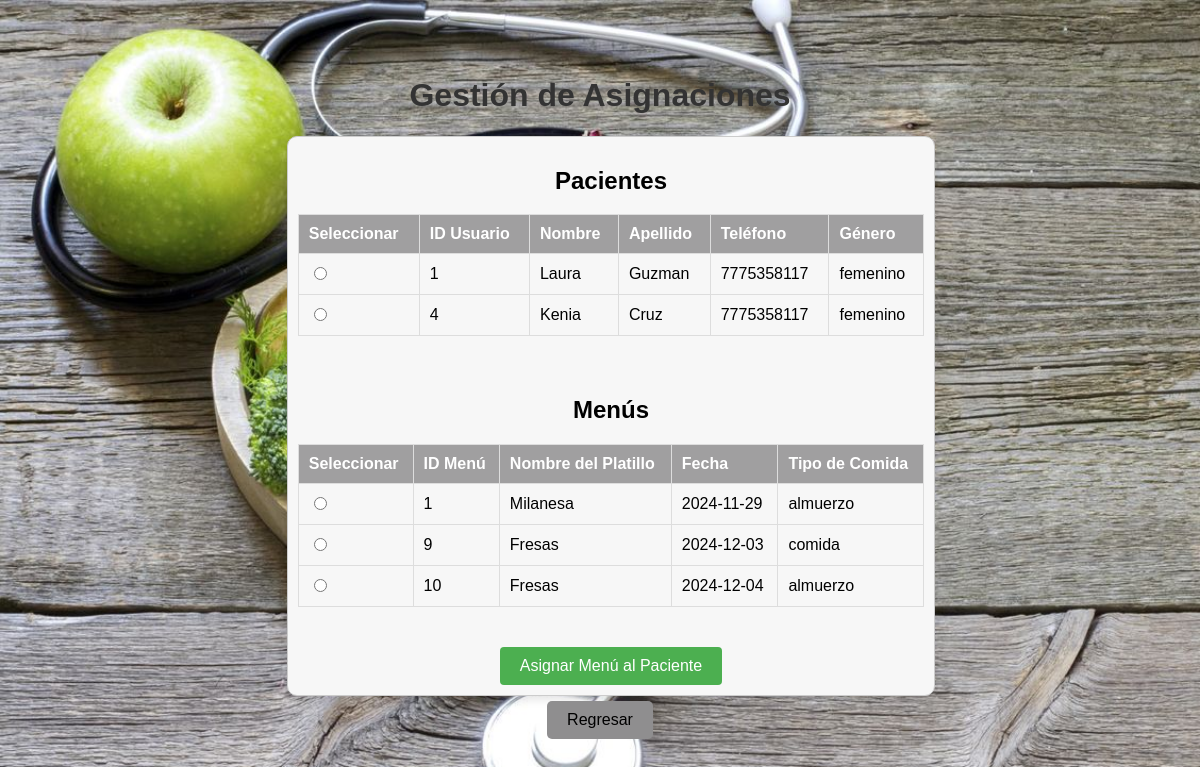
/AsignacionMenuPaci.php (signed in), run on the app's committed database.
### tables this page shows
CREATE TABLE `pacientes` (
  `id_pac` int NOT NULL AUTO_INCREMENT COMMENT 'Identificador de la tabla Pacientes',
  `Usuarios_idUsuarios` int NOT NULL COMMENT 'ID del usuario asociado',
  PRIMARY KEY (`id_pac`),
  KEY `Usuarios_idUsuarios` (`Usuarios_idUsuarios`),
  CONSTRAINT `pacientes_ibfk_1` FOREIGN KEY (`Usuarios_idUsuarios`) REFERENCES `usuarios` (`idUsuarios`)
);

CREATE TABLE `usuarios` (
  `idUsuarios` int NOT NULL AUTO_INCREMENT COMMENT 'Identificador de la tabla Usuarios',
  `nombre` varchar(25) NOT NULL COMMENT 'Nombre del usuario',
  `apellido` varchar(25) NOT NULL COMMENT 'Apellido del usuario',
  `fecha_nacimiento` date NOT NULL COMMENT 'Fecha de nacimiento del usuario',
  `telefono` varchar(10) NOT NULL COMMENT 'Teléfono del usuario',
  `usuario` varchar(25) NOT NULL COMMENT 'Nombre de usuario',
  `contrasena` varchar(65) NOT NULL COMMENT 'Contraseña del usuario',
  `genero` varchar(15) NOT NULL COMMENT 'Género del usuario',
  `tipo` varchar(15) NOT NULL COMMENT 'Tipo del usuario',
  `fecha_registro` date DEFAULT NULL,
  PRIMARY KEY (`idUsuarios`)
);

CREATE TABLE `menu` (
  `id_menu` int NOT NULL AUTO_INCREMENT COMMENT 'Identificador del menu',
  `nombre_platillo` varchar(50) NOT NULL COMMENT 'Nombre del platillo',
  `fecha` date NOT NULL COMMENT 'Fecha del menu',
  `tipo_comida` varchar(10) NOT NULL COMMENT 'Tipo de comida (almuerzo, comida, cena)',
  PRIMARY KEY (`id_menu`)
);

### AsignacionMenuPaci.php (the view, shortened to what this page needs)
<?php include 'Static/connect/db.php'?>
<?php
    $user = $_SESSION['usuario'];
    $sql_usuario = "SELECT idUsuarios FROM usuarios WHERE usuario = '$user' LIMIT 1";
    $result_usuario = mysqli_query($conn, $sql_usuario);
    if ($result_usuario && mysqli_num_rows($result_usuario) > 0) {
        $row_usuario = mysqli_fetch_assoc($result_usuario);
        $id_usuario = $row_usuario['idUsuarios'];
        $sql_menu = "SELECT m.id_menu, m.nombre_platillo, m.fecha, m.tipo_comida
                     FROM menu m
                     JOIN platillos_has_menu phm ON m.id_menu = phm.menu_id_menu
                     JOIN nutriologos_has_platillos php ON phm.platillos_id_pla = php.platillos_id_pla
                     JOIN nutriologos p ON php.nutriologos_id_pac = p.id_nut
                     WHERE p.Usuarios_idUsuarios = '$id_usuario'";
        $result_menu = mysqli_query($conn, $sql_menu);
        $sql_nutriologo = "SELECT id_nut FROM nutriologos WHERE Usuarios_idUsuarios = '$id_usuario' LIMIT 1";
        $result_nutriologo = mysqli_query($conn, $sql_nutriologo);
        $row_nutriologo = mysqli_fetch_assoc($result_nutriologo);
        $id_nutriologo = $row_nutriologo['id_nut'];
        $sql_pacientes = "SELECT p.id_pac, u.nombre, u.apellido, u.telefono, u.genero
                          FROM usuarios u
                          INNER JOIN pacientes p ON u.idUsuarios = p.Usuarios_idUsuarios
                          INNER JOIN nutriologos_pacientes np ON p.id_pac = np.paciente_id
                          WHERE np.nutriologo_id = '$id_nutriologo'";
        $result_pacientes = mysqli_query($conn, $sql_pacientes);
    } else {
        echo "Error al obtener el ID del usuario.";
        exit();
    }
?>
<!DOCTYPE html>
<html lang="es">
<head>
    <link rel="stylesheet" type="text/css" href="Static/css/styles.css">
</head>
<body>
    <div class="form-container2">
        <h1>Gestión de Asignaciones</h1>
        <form class="asignacion-form" method="POST" action="guardar_asignacion.php" onsubmit="validarFormulario(event)">
            <div class="table-container">
                <h2>Pacientes</h2>
                <table id="pacientes-table">
                    <thead>
                        <tr>
                            <th>Seleccionar</th>
                            <th>ID Usuario</th>
                            <th>Nombre</th>
                            <th>Apellido</th>
                            <th>Teléfono</th>
                            <th>Género</th>
                        </tr>
                    </thead>
                    <tbody>
                        <?php
                        if ($result_pacientes) {
                            while ($row = mysqli_fetch_assoc($result_pacientes)) {
                                echo "<tr>
                                        <td><input type='radio' name='usuario_id' value='{$row['id_pac']}'></td>
                                        <td>{$row['id_pac']}</td>
                                        <td>{$row['nombre']}</td>
                                        <td>{$row['apellido']}</td>
                                        <td>{$row['telefono']}</td>
                                        <td>{$row['genero']}</td>
                                      </tr>";
                            }
                        } else {
                            echo "<tr><td colspan='6'>No se encontraron pacientes.</td></tr>";
                        }
                        ?>
                    </tbody>
                </table>
            </div>
            <div class="table-container">
                <h2>Menús</h2>
                <table id="menu-table">
                    <thead>
                        <tr>
                            <th>Seleccionar</th>
                            <th>ID Menú</th>
                            <th>Nombre del Platillo</th>
                            <th>Fecha</th>
                            <th>Tipo de Comida</th>
                        </tr>
                    </thead>
                    <tbody>
                        <?php
                        if ($result_menu) {
                            while ($row = mysqli_fetch_assoc($result_menu)) {
                                echo "<tr>
                                        <td><input type='radio' name='menu_id' value='{$row['id_menu']}'></td>
                                        <td>{$row['id_menu']}</td>
                                        <td>{$row['nombre_platillo']}</td>
                                        <td>{$row['fecha']}</td>
                                        <td>{$row['tipo_comida']}</td>
                                      </tr>";
                            }
                        } else {
                            echo "<tr><td colspan='5'>No se encontraron menús.</td></tr>";
                        }
                        ?>
                    </tbody>
                </table>
            </div>
            <button type="submit">Asignar Menú al Paciente</button>
        </form>
        <button class="btn regresar-btn" onclick="window.location.href='nutriologo.php';">Regresar</button>
    </div>
</body>
</html>

### Static/css/styles.css (style rules this page uses)
body { font-family: Arial, sans-serif; background-color: #C0C0C0; text-align: center; display: flex; justify-content: center; align-items: center; height: 100vh; margin: 20; background-image: url('background.jpg'); background-size: cover; margin: 0 auto; }
h2 { color: black; text-align: center; justify-content: center; }
h1 { text-align: center; color: black; justify-content: center; }
.btn { background-color: #8f8e8f; color: black; border: none; padding: 10px 20px; border-radius: 5px; cursor: pointer; margin: 5px; }
.regresar-btn { background-color: #8f8e8f; color: black; border: none; padding: 10px 20px; border-radius: 5px; cursor: pointer; z-index: 1; }
.table-container { margin-bottom: 20px; overflow-x: auto; }
table { width: 100%; border-collapse: collapse; margin-bottom: 20px; }
thead { background-color: #a09fa0; color: white; }
th, td { padding: 10px; border: 1px solid #ddd; text-align: left; }
form { background-color: white; padding: 20px; border-radius: 10px; box-shadow: 0 0 10px rgba(0, 0, 0, 0.1); width: 100%; max-width: 400px; margin-right: 20px; }
.asignacion-form { width: 100%; max-width: 1200px; margin: 0 auto; padding: 10px; background-color: #f7f7f7; border: 1px solid #ccc; border-radius: 10px; box-shadow: 0 4px 8px rgba(0, 0, 0, 0.1); }
body { font-family: Arial, sans-serif; background-color: #C0C0C0; margin: 0; padding: 0; }
h1 { text-align: center; color: #333; }
button { padding: 10px 20px; border: none; border-radius: 4px; background-color: #4CAF50; color: white; cursor: pointer; font-size: 16px; }

### data on the page
pacientes: id_pac "1", Usuarios_idUsuarios.nombre "Laura", Usuarios_idUsuarios.apellido "Guzman", Usuarios_idUsuarios.telefono "7775358117", Usuarios_idUsuarios.genero "femenino"
pacientes: id_pac "4", Usuarios_idUsuarios.nombre "Kenia", Usuarios_idUsuarios.apellido "Cruz", Usuarios_idUsuarios.telefono "7775358117", Usuarios_idUsuarios.genero "femenino"
menu: id_menu "1", nombre_platillo "Milanesa", fecha "2024-11-29", tipo_comida "almuerzo"
menu: id_menu "9", nombre_platillo "Fresas", fecha "2024-12-03", tipo_comida "comida"
menu: id_menu "10", nombre_platillo "Fresas", fecha "2024-12-04", tipo_comida "almuerzo"
